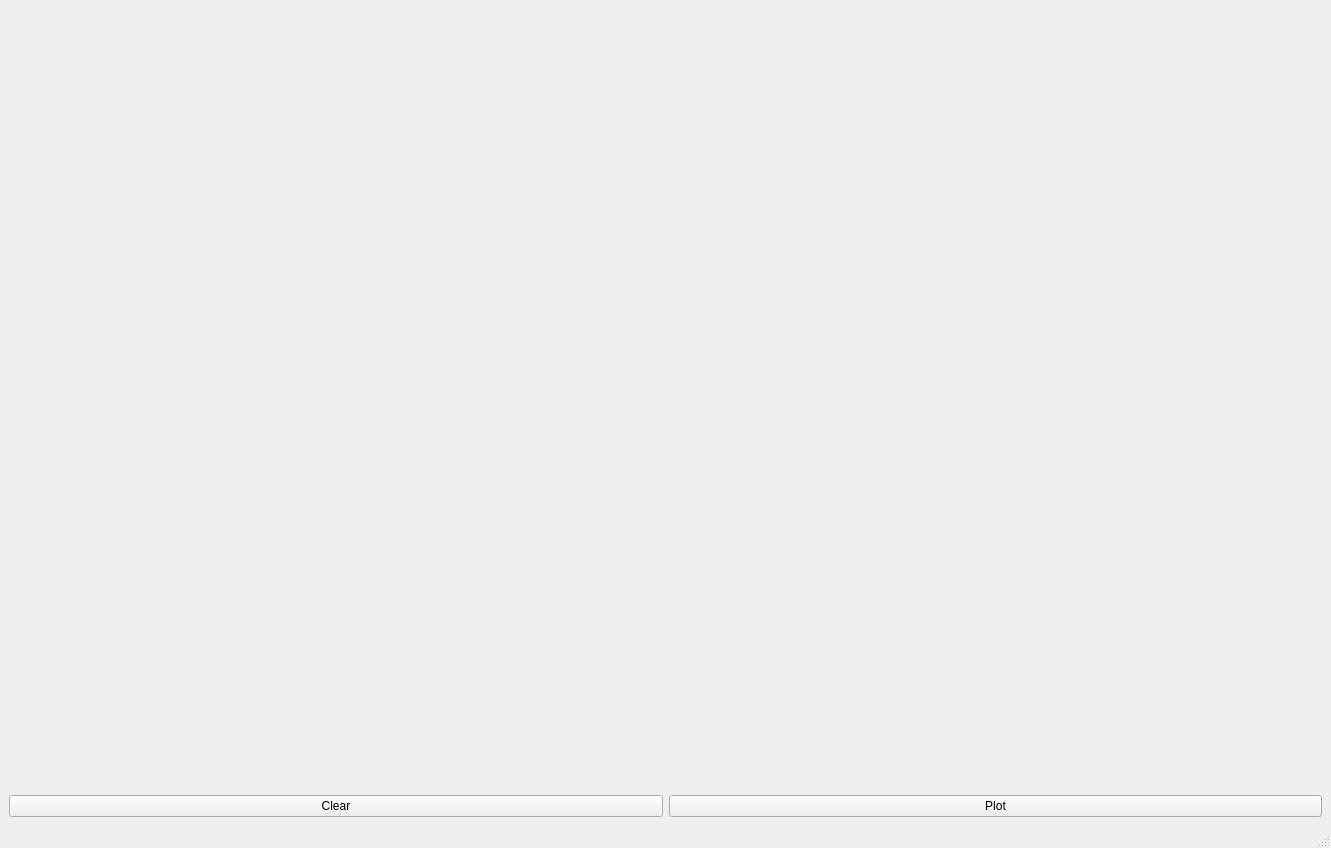
<?xml version="1.0" encoding="UTF-8"?>
<ui version="4.0">
 <class>MainWindow</class>
 <widget class="QMainWindow" name="MainWindow">
  <property name="geometry">
   <rect>
    <x>0</x>
    <y>0</y>
    <width>1331</width>
    <height>848</height>
   </rect>
  </property>
  <property name="minimumSize">
   <size>
    <width>300</width>
    <height>0</height>
   </size>
  </property>
  <property name="windowTitle">
   <string>MainWindow</string>
  </property>
  <widget class="QWidget" name="centralwidget">
   <property name="minimumSize">
    <size>
     <width>0</width>
     <height>0</height>
    </size>
   </property>
   <layout class="QVBoxLayout" name="verticalLayout">
    <item>
     <widget class="QWidget" name="widget" native="true">
      <property name="sizePolicy">
       <sizepolicy hsizetype="Preferred" vsizetype="Expanding">
        <horstretch>0</horstretch>
        <verstretch>0</verstretch>
       </sizepolicy>
      </property>
     </widget>
    </item>
    <item>
     <layout class="QHBoxLayout" name="horizontalLayout">
      <item>
       <widget class="QPushButton" name="pushButton_2">
        <property name="text">
         <string>Clear</string>
        </property>
       </widget>
      </item>
      <item>
       <widget class="QPushButton" name="pushButton">
        <property name="text">
         <string>Plot</string>
        </property>
       </widget>
      </item>
     </layout>
    </item>
   </layout>
  </widget>
  <widget class="QMenuBar" name="menubar">
   <property name="geometry">
    <rect>
     <x>0</x>
     <y>0</y>
     <width>1331</width>
     <height>22</height>
    </rect>
   </property>
   <property name="sizePolicy">
    <sizepolicy hsizetype="Minimum" vsizetype="Minimum">
     <horstretch>0</horstretch>
     <verstretch>0</verstretch>
    </sizepolicy>
   </property>
  </widget>
  <widget class="QStatusBar" name="statusbar"/>
  <action name="action1_Data">
   <property name="text">
    <string>1. Data</string>
   </property>
  </action>
  <action name="action2_Normalization">
   <property name="enabled">
    <bool>true</bool>
   </property>
   <property name="text">
    <string>2. Normalization</string>
   </property>
  </action>
  <action name="action3_Binning">
   <property name="text">
    <string>4. Binning</string>
   </property>
  </action>
  <action name="action4_Fitting">
   <property name="text">
    <string>5. Fitting</string>
   </property>
  </action>
  <action name="action5_Results">
   <property name="text">
    <string>6. Strain Mapping</string>
   </property>
  </action>
  <action name="actionAbout">
   <property name="text">
    <string>About ...</string>
   </property>
  </action>
  <action name="action1_Raw_Data">
   <property name="text">
    <string>1. Raw Data</string>
   </property>
  </action>
  <action name="action2_Normalization_2">
   <property name="text">
    <string>2. Normalization</string>
   </property>
  </action>
  <action name="action3_Normalized_Data">
   <property name="text">
    <string>3. Normalized Data</string>
   </property>
  </action>
 </widget>
 <resources/>
 <connections/>
 <slots>
  <slot>sample_import_button_clicked()</slot>
  <slot>time_spectra_import_button_clicked()</slot>
  <slot>open_beam_import_button_clicked()</slot>
  <slot>sample_list_selection_changed()</slot>
  <slot>open_beam_list_selection_changed()</slot>
  <slot>sample_list_right_click()</slot>
  <slot>time_spectra_selection_changed()</slot>
  <slot>load_data_tab_changed()</slot>
  <slot>time_spectra_preview_button_clicked()</slot>
 </slots>
</ui>
